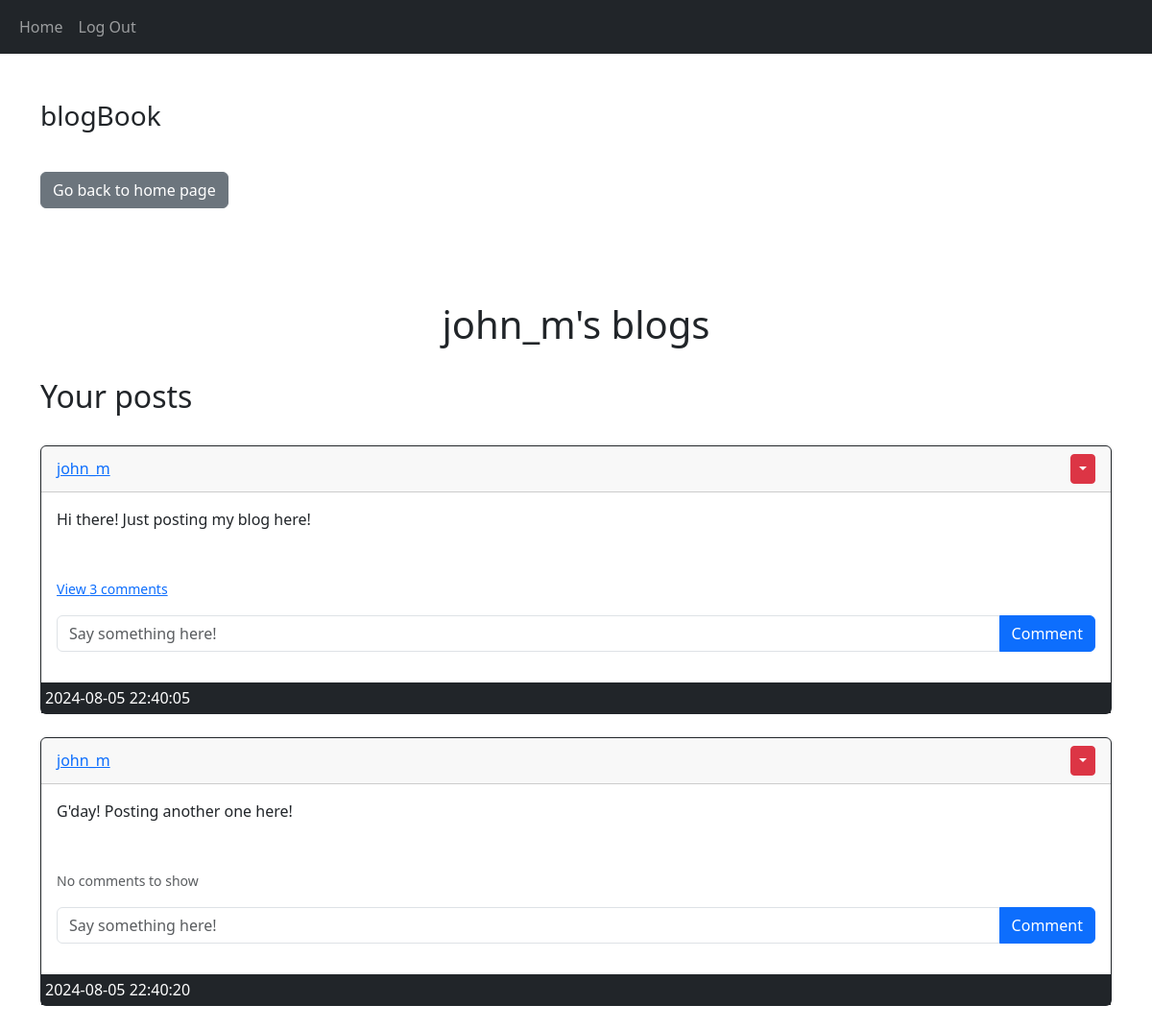
The app's page /posts/john_m (signed in) with its own data.
### blog_website/models.py (models this page shows)
class User(db.Model, UserMixin):
    id = db.Column(db.Integer, primary_key=True )
    email = db.Column(db.String(100), unique=True)
    username = db.Column(db.String(100), unique=True)
    password = db.Column(db.String(100))
    date_created = db.Column(db.DateTime(timezone=True), default=func.now())
    posts = db.relationship('Post', backref='user', passive_deletes=True)
    comments = db.relationship('Comment', backref='user', passive_deletes=True)

class Post(db.Model):
    id = db.Column(db.Integer, primary_key=True)
    text = db.Column(db.Text, nullable=False)
    date_created = db.Column(db.DateTime(timezone=True), default=func.now())
    author = db.Column(db.Integer, db.ForeignKey('user.id', ondelete='CASCADE'), nullable=False)
    comments = db.relationship('Comment', backref='post', passive_deletes=True)

### blog_website/views.py (the view)
@views.route("/posts/<username>")
@login_required
def posts(username):
    user = User.query.filter_by(username=username).first()
    if not user:
        flash('Sorry, user not found.', category='error')
        return redirect(url_for('views.home'))
    posts = user.posts
    return render_template("posts.html", user=current_user, posts=posts, username=username)

### blog_website/__init__.py (called while the page is built)
def create_app():
    app = Flask(__name__)
    app.config['SECRET_KEY'] = "secretkey"
    app.config['SQLALCHEMY_DATABASE_URI'] = f'sqlite:///{DB_NAME}'
    db.init_app(app)
    from .views import views
    from .auth import auth
    app.register_blueprint(views, url_prefix="/")
    app.register_blueprint(auth, url_prefix="/")
    from .models import User, Post, Comment
    with app.app_context():
        create_database()
    login_manager = LoginManager()
    login_manager.login_view = "auth.login"
    login_manager.init_app(app)
    @login_manager.user_loader
    def load_user(id):
       return User.query.get(int(id))
    return app

### blog_website/templates/posts.html (shortened to what this page needs)
{% extends "posts_div.html" %}
{% block  header%}
<div class="text-start">
    <a href="/home" >
        <button type="button" class="btn btn-secondary" align="">Go back to home page</button>
    </a>
</div>
<br>
<br>
{{username}}'s blogs
{% endblock %}

### blog_website/templates/posts_div.html (shortened to what this page needs)
{% extends "base.html" %}
{% block content%}
<br>
<br>
<h3>blogBook</h3>
<br>
<h1 align="center">{% block header %}Blogs{% endblock %}</h1>
<br>
<h2>Your posts</h2>
<br>
<div id="posts" >
    {% for post in posts %}
    <div class="card border-dark mb-4">
        <div class="card-header d-flex justify-content-between align-items-center">
            <a href="/posts/{{post.user.username}}">{{post.user.username}}</a>
            {% if user.id == post.author %}
            <div class="btn-group">
                <button type="button" class="btn btn-sm btn-danger dropdown-toggle" data-bs-toggle="dropdown"></button>
            </div>
            {% endif %}
        </div>
<div class="card-body">
            <div class="card-text">{{post.text}}</div>
            <br>
            <br>
            <p class="card-text">
            {% if post.comments | length > 0 %}
                <a href="#comments-{{post.id}}" data-bs-toggle="collapse" role="button">
                    <small>View {{post.comments|length}} comments</small>
                </a>
            {% else %}
                <small class="text-muted">No comments to show</small>
            {% endif %}
            </p>
            <form class="input-group mb-3" action="create-comment/{{post.id}}" method="POST">
                <input type="text" name="text" class="form-control" placeholder="Say something here!">
                <button type="submit" class="btn btn-primary">Comment</button>
            </form>
        </div>
        <div>
            <div class="bg-dark text-white p-1">{{post.date_created}}</div>
        </div>
    </div>
    {% endfor %}
{% endblock %}

### blog_website/templates/base.html (shortened to what this page needs)
<!DOCTYPE html>
<html lang="en">
<head>
    <link href="https://cdn.jsdelivr.net/npm/bootstrap@5.3.3/dist/css/bootstrap.min.css" rel="stylesheet">
</head>
<body>
    <nav class="navbar navbar-expand-lg navbar-dark bg-dark">
        <div class="container-fluid">
            <div class="collapse navbar-collapse" id="navbar">
                <div class="navbar-nav">
                    <a class="nav-item nav-link" href="/home">Home</a>
                    {% if user.is_authenticated %}
                    <a class="nav-item nav-link" href="/logout">Log Out</a>
                    {% else %}
                    <a class="nav-item nav-link" href="/login">Log In</a>
                    <a class="nav-item nav-link" href="/sign-up">Sign Up</a>
                    {% endif %}
                </div>
            </div>
        </div>
    </nav>
    <div class="container">{% block content%}{% endblock %}</div>
</body>
</html>

### records on screen
User: username "john_m"
Post: user.username "john_m", text "Hi there! Just posting my blog here!", comments|length "3", date_created "2024-08-05 22:40:05"
Post: user.username "john_m", text "G'day! Posting another one here!", shows "No comments to show", date_created "2024-08-05 22:40:20"
